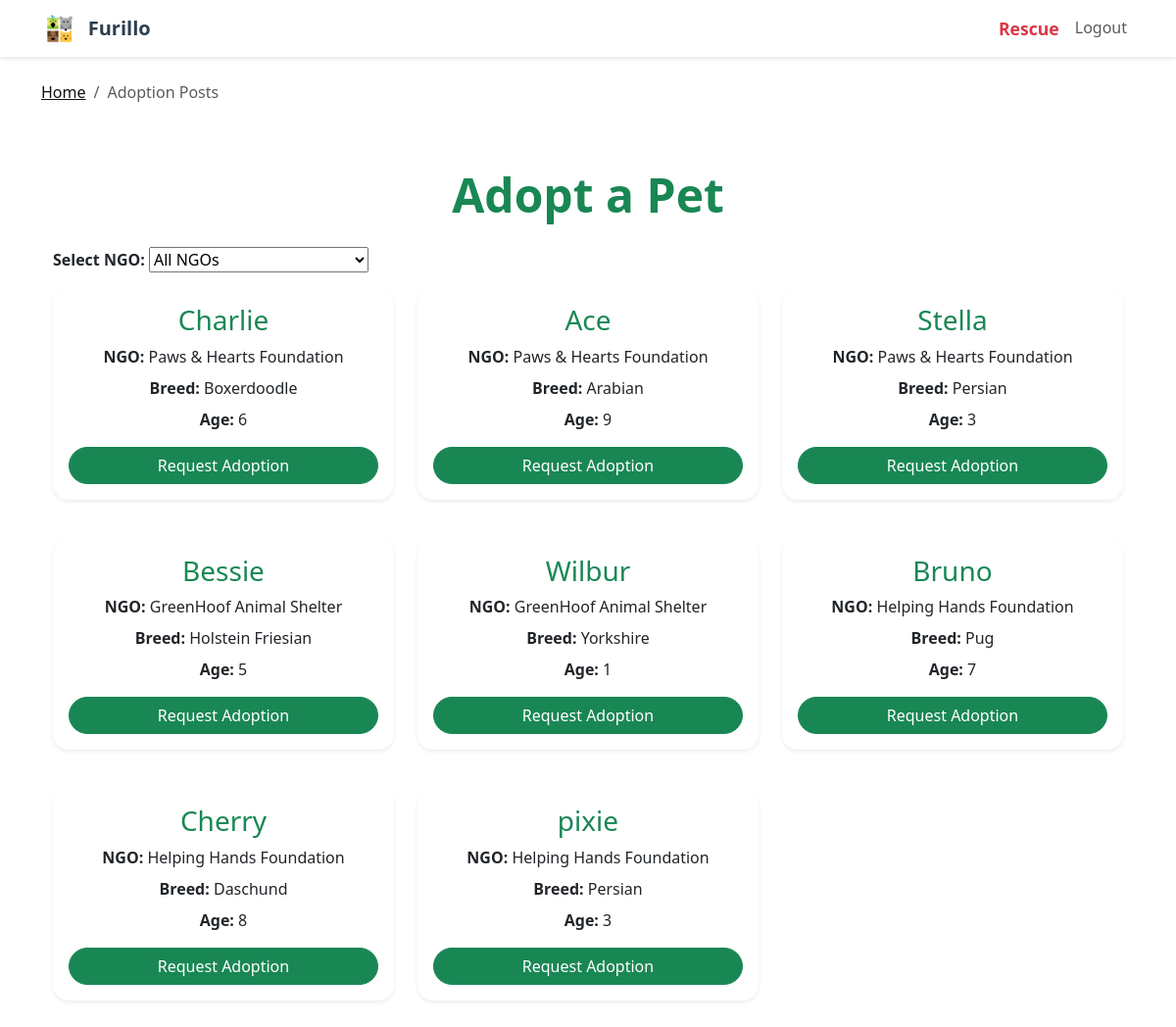
/adopt (signed in), run on the app's committed database.
### models.py (models this page shows)
class Pet(db.Model):
    id = db.Column(db.Integer, primary_key=True)
    name = db.Column(db.String(80))
    breed = db.Column(db.String(80))
    gender = db.Column(db.String(10))
    dob = db.Column(db.String(20))
    age = db.Column(db.Integer)
    height = db.Column(db.String(50))
    weight = db.Column(db.String(50))
    color = db.Column(db.String(50))
    special_mark = db.Column(db.String(100))
    vaccination = db.Column(db.String(100))
    is_for_adoption = db.Column(db.Boolean, default=False)
    user_id = db.Column(db.Integer, db.ForeignKey('user.id'))
    pet_image = db.Column(db.String(300))  # File path or URL for pet image

class User(UserMixin, db.Model):
    id = db.Column(db.Integer, primary_key=True)
    username = db.Column(db.String(80), unique=True, nullable=False)
    email = db.Column(db.String(120), unique=True, nullable=False)
    password_hash = db.Column(db.String(128), nullable=False)
    user_type = db.Column(db.String(10), nullable=False)  # 'user', 'ngo', or 'admin'
    is_profile_complete = db.Column(db.Boolean, default=False)
    full_name = db.Column(db.String(100))
    nickname = db.Column(db.String(50))
    age = db.Column(db.Integer)
    dob = db.Column(db.String(20))
    address = db.Column(db.String(200))
    pin_code = db.Column(db.String(10))
    phone = db.Column(db.String(20))
    ngo_name = db.Column(db.String(100))
    ngo_established = db.Column(db.String(10))
    ngo_occupancy = db.Column(db.Integer)
    ngo_contact = db.Column(db.String(20))
    ngo_types_animals = db.Column(db.String(200))
    pets = db.relationship('Pet', backref='owner', lazy=True)

### app.py (the view)
@app.route('/adopt')
@login_required
def view_adoptions():
    ngos = User.query.filter_by(user_type='ngo').all()
    ngo_pets = {}
    for ngo in ngos:
        pets = [pet for pet in ngo.pets if pet.is_for_adoption]
        if pets:
            ngo_pets[ngo] = pets
    selected_ngo_id = request.args.get('ngo_id')
    try:
        selected_ngo_id = int(selected_ngo_id) if selected_ngo_id and selected_ngo_id.isdigit() else None
    except Exception:
        selected_ngo_id = None
    return render_template('adoption_posts.html', ngos=ngos, ngo_pets=ngo_pets, selected_ngo_id=selected_ngo_id)

### app.py (called while the page is built)
@login_manager.user_loader
def load_user(user_id):
    return User.query.get(int(user_id))

@app.before_request
def create_tables_once():
    if not hasattr(app, 'tables_created'):
        os.makedirs(os.path.join(basedir, 'instance'), exist_ok=True)
        with app.app_context():
            db.create_all()
            if not User.query.filter_by(user_type='admin').first():
                admin = User(
                    username='admin',
                    email='admin@furillo.com',
                    password_hash=generate_password_hash('admin123'),
                    user_type='admin',
                    is_profile_complete=True,
                    full_name='Admin User'
                )
                db.session.add(admin)
                db.session.commit()
        app.tables_created = True

@app.context_processor
def inject_now():
    return {'now': datetime.now}

### templates/adoption_posts.html (shortened to what this page needs)
{% extends 'base.html' %}
{% block breadcrumbs %}
<nav aria-label="breadcrumb">
  <ol class="breadcrumb my-3">
    <li class="breadcrumb-item"><a href="{{ url_for('about') }}" style="color: #111;">Home</a></li>
    <li class="breadcrumb-item active" aria-current="page">Adoption Posts</li>
  </ol>
</nav>
{% endblock %}
{% block content %}
<div class="container py-5">
  <h2 class="display-5 fw-bold text-success mb-4 text-center">Adopt a Pet</h2>
  <form method="get" id="ngo-select-form">
    <label for="ngo-select"><strong>Select NGO:</strong></label>
    <select id="ngo-select" name="ngo_id" onchange="document.getElementById('ngo-select-form').submit();">
      <option value="">All NGOs</option>
    </select>
  </form>
  <div class="card-grid mt-3">
    <div class="row g-4">
      {% if selected_ngo_id %}
        {% set selected_ngo = ngos|selectattr('id', 'equalto', selected_ngo_id)|first %}
        {% set pets = ngo_pets[selected_ngo] if selected_ngo in ngo_pets else [] %}
        {% if pets %}
          {% for pet in pets %}
            <div class="col-md-4 mb-3">
              <div class="card shadow-sm border-0 rounded-4 h-100">
                <div class="card-body text-center">
                  <h3 class="card-title text-success">{{ pet.name }}</h3>
                  <p class="mb-2"><strong>Breed:</strong> {{ pet.breed }}</p>
                  <p class="mb-2"><strong>Age:</strong> {{ pet.age }}</p>
                  <form method="post" action="{{ url_for('request_adoption', pet_id=pet.id) }}">
                    <button class="btn btn-success w-100 rounded-pill mt-2" type="submit">Request Adoption</button>
                  </form>
                </div>
              </div>
            </div>
          {% endfor %}
        {% else %}
          <p class="text-muted">No pets available for adoption in this NGO.</p>
        {% endif %}
      {% else %}
        {% for ngo, pets in ngo_pets.items() %}
          {% for pet in pets %}
            <div class="col-md-4 mb-3">
              <div class="card shadow-sm border-0 rounded-4 h-100">
                <div class="card-body text-center">
                  <h3 class="card-title text-success">{{ pet.name }}</h3>
                  <p class="mb-2"><strong>NGO:</strong> {{ ngo.ngo_name or ngo.username }}</p>
                  <p class="mb-2"><strong>Breed:</strong> {{ pet.breed }}</p>
                  <p class="mb-2"><strong>Age:</strong> {{ pet.age }}</p>
                  <form method="post" action="{{ url_for('request_adoption', pet_id=pet.id) }}">
                    <button class="btn btn-success w-100 rounded-pill mt-2" type="submit">Request Adoption</button>
                  </form>
                </div>
              </div>
            </div>
          {% endfor %}
        {% endfor %}
      {% endif %}
    </div>
  </div>
</div>
{% endblock %}

### data on the page
User: ngo_name "Paws & Hearts Foundation"
Pet: name "Charlie", breed "Boxerdoodle", age "6"
Pet: name "Ace", breed "Arabian", age "9"
Pet: name "Stella", breed "Persian", age "3"
User: ngo_name "GreenHoof Animal Shelter"
Pet: name "Bessie", breed "Holstein Friesian", age "5"
Pet: name "Wilbur", breed "Yorkshire", age "1"
User: ngo_name "Helping Hands Foundation"
Pet: name "Bruno", breed "Pug", age "7"
Pet: name "Cherry", breed "Daschund", age "8"
Pet: name "pixie", breed "Persian", age "3"
